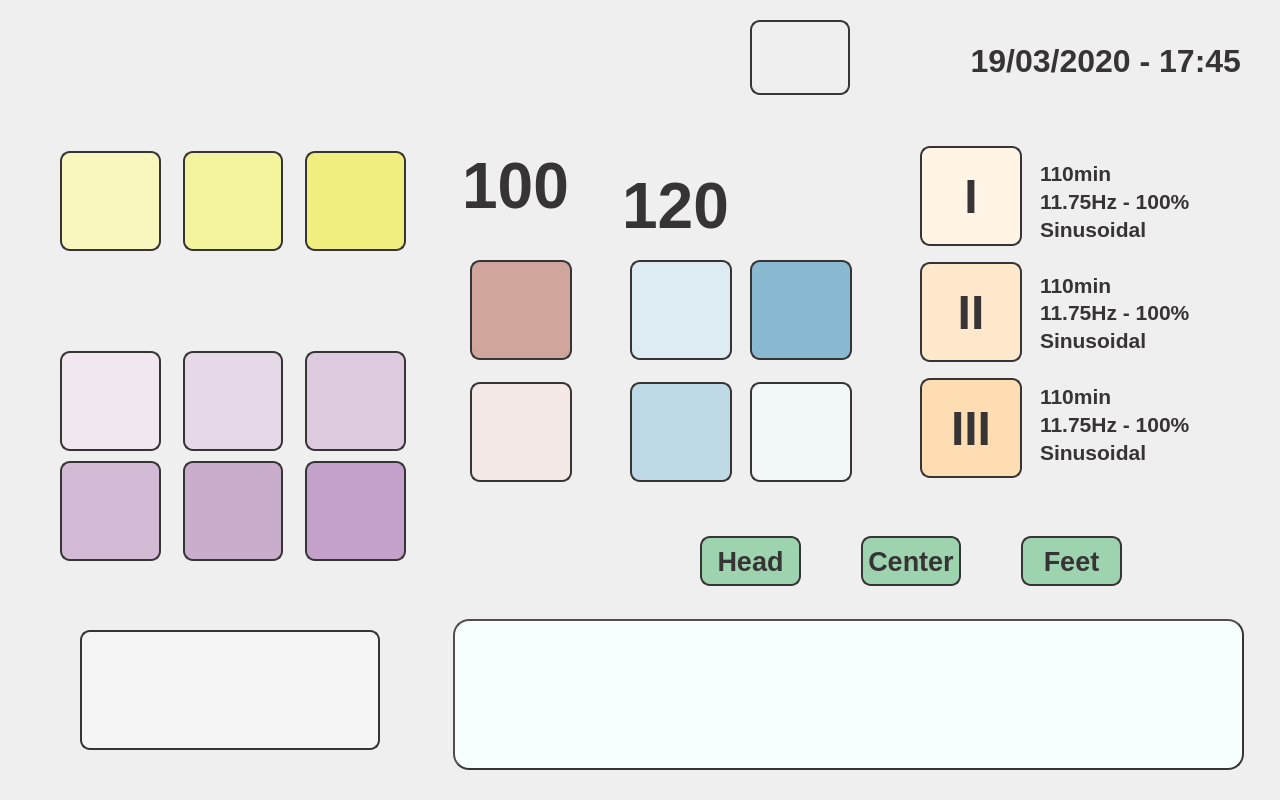
<?xml version="1.0" encoding="UTF-8"?>
<ui version="4.0">
 <class>Dialog</class>
 <widget class="QDialog" name="Dialog">
  <property name="geometry">
   <rect>
    <x>0</x>
    <y>0</y>
    <width>1280</width>
    <height>800</height>
   </rect>
  </property>
  <property name="windowTitle">
   <string>Dialog</string>
  </property>
  <property name="styleSheet">
   <string notr="true">QDialog {
background-image: url(:/background/resources/Background2a.png);
}</string>
  </property>
  <widget class="QWidget" name="layoutWidget">
   <property name="geometry">
    <rect>
     <x>60</x>
     <y>350</y>
     <width>346</width>
     <height>102</height>
    </rect>
   </property>
   <layout class="QHBoxLayout" name="horizontalLayout_2">
    <property name="spacing">
     <number>22</number>
    </property>
    <item>
     <widget class="QPushButton" name="freq1Button">
      <property name="minimumSize">
       <size>
        <width>100</width>
        <height>100</height>
       </size>
      </property>
      <property name="styleSheet">
       <string notr="true">background-image: url(:/frequencies/resources/7_83Hz.png);
background-color: rgb(240, 231, 240);
border-radius: 10px;
border:2px solid rgb(55, 52, 53);</string>
      </property>
      <property name="text">
       <string/>
      </property>
     </widget>
    </item>
    <item>
     <widget class="QPushButton" name="freq2Button">
      <property name="minimumSize">
       <size>
        <width>100</width>
        <height>100</height>
       </size>
      </property>
      <property name="styleSheet">
       <string notr="true">background-image: url(:/frequencies/resources/11_79Hz.png);
background-color: rgb(230, 217, 231);
border-radius: 10px;
border:2px solid rgb(55, 52, 53);</string>
      </property>
      <property name="text">
       <string/>
      </property>
     </widget>
    </item>
    <item>
     <widget class="QPushButton" name="freq3Button">
      <property name="minimumSize">
       <size>
        <width>100</width>
        <height>100</height>
       </size>
      </property>
      <property name="styleSheet">
       <string notr="true">background-image: url(:/frequencies/resources/16_67Hz.png);
background-color: rgb(221, 202, 222);
border-radius: 10px;
border:2px solid rgb(55, 52, 53);</string>
      </property>
      <property name="text">
       <string/>
      </property>
     </widget>
    </item>
   </layout>
  </widget>
  <widget class="QWidget" name="layoutWidget_2">
   <property name="geometry">
    <rect>
     <x>60</x>
     <y>460</y>
     <width>346</width>
     <height>102</height>
    </rect>
   </property>
   <layout class="QHBoxLayout" name="horizontalLayout_3">
    <property name="spacing">
     <number>22</number>
    </property>
    <item>
     <widget class="QPushButton" name="freq4Button">
      <property name="minimumSize">
       <size>
        <width>100</width>
        <height>100</height>
       </size>
      </property>
      <property name="styleSheet">
       <string notr="true">background-image: url(:/frequencies/resources/23_58Hz.png);
background-color: rgb(211, 187, 213);
border-radius: 10px;
border:2px solid rgb(55, 52, 53);</string>
      </property>
      <property name="text">
       <string/>
      </property>
     </widget>
    </item>
    <item>
     <widget class="QPushButton" name="freq5Button">
      <property name="minimumSize">
       <size>
        <width>100</width>
        <height>100</height>
       </size>
      </property>
      <property name="styleSheet">
       <string notr="true">background-image: url(:/frequencies/resources/30_80Hz.png);
background-color: rgb(202, 173, 204);
border-radius: 10px;
border:2px solid rgb(55, 52, 53);</string>
      </property>
      <property name="text">
       <string/>
      </property>
     </widget>
    </item>
    <item>
     <widget class="QPushButton" name="freq6Button">
      <property name="minimumSize">
       <size>
        <width>100</width>
        <height>100</height>
       </size>
      </property>
      <property name="styleSheet">
       <string notr="true">background-image: url(:/frequencies/resources/62_64Hz.png);
background-color: rgb(196, 161, 203);
border-radius: 10px;
border:2px solid rgb(55, 52, 53);</string>
      </property>
      <property name="text">
       <string/>
      </property>
     </widget>
    </item>
   </layout>
  </widget>
  <widget class="QWidget" name="layoutWidget_3">
   <property name="geometry">
    <rect>
     <x>630</x>
     <y>260</y>
     <width>102</width>
     <height>224</height>
    </rect>
   </property>
   <layout class="QVBoxLayout" name="verticalLayout_2">
    <property name="spacing">
     <number>22</number>
    </property>
    <item>
     <widget class="QPushButton" name="min30Button">
      <property name="minimumSize">
       <size>
        <width>100</width>
        <height>100</height>
       </size>
      </property>
      <property name="styleSheet">
       <string notr="true">background-image: url(:/buttons/resources/30min.png);
background-color: rgb(221, 235, 242);
border-radius: 10px;
border:2px solid rgb(55, 52, 53);</string>
      </property>
      <property name="text">
       <string/>
      </property>
     </widget>
    </item>
    <item>
     <widget class="QPushButton" name="min45Button">
      <property name="minimumSize">
       <size>
        <width>100</width>
        <height>100</height>
       </size>
      </property>
      <property name="styleSheet">
       <string notr="true">background-image: url(:/buttons/resources/40min.png);
background-color: rgb(191, 218, 231);
border-radius: 10px;
border:2px solid rgb(55, 52, 53);</string>
      </property>
      <property name="text">
       <string/>
      </property>
     </widget>
    </item>
   </layout>
  </widget>
  <widget class="QWidget" name="layoutWidget_4">
   <property name="geometry">
    <rect>
     <x>750</x>
     <y>260</y>
     <width>102</width>
     <height>224</height>
    </rect>
   </property>
   <layout class="QVBoxLayout" name="verticalLayout_3">
    <property name="spacing">
     <number>22</number>
    </property>
    <item>
     <widget class="QPushButton" name="timeUpButton">
      <property name="minimumSize">
       <size>
        <width>100</width>
        <height>100</height>
       </size>
      </property>
      <property name="styleSheet">
       <string notr="true">background-image: url(:/buttons/resources/Arriba.png);
background-color: rgb(138, 186, 210);
border-radius: 10px;
border:2px solid rgb(55, 52, 53);</string>
      </property>
      <property name="text">
       <string/>
      </property>
     </widget>
    </item>
    <item>
     <widget class="QPushButton" name="timeDwnButton">
      <property name="minimumSize">
       <size>
        <width>100</width>
        <height>100</height>
       </size>
      </property>
      <property name="styleSheet">
       <string notr="true">background-image: url(:/buttons/resources/Abajo.png);
background-color: rgb(242, 248, 250);
border-radius: 10px;
border:2px solid rgb(55, 52, 53);</string>
      </property>
      <property name="text">
       <string/>
      </property>
     </widget>
    </item>
   </layout>
  </widget>
  <widget class="QPushButton" name="startButton">
   <property name="geometry">
    <rect>
     <x>80</x>
     <y>630</y>
     <width>300</width>
     <height>120</height>
    </rect>
   </property>
   <property name="minimumSize">
    <size>
     <width>100</width>
     <height>100</height>
    </size>
   </property>
   <property name="styleSheet">
    <string notr="true">background-image: url(:/buttons/resources/Play.png);
background-color: rgb(245, 245, 245);
border-radius: 10px;
border:2px solid rgb(55, 52, 53);</string>
   </property>
   <property name="text">
    <string/>
   </property>
  </widget>
  <widget class="QWidget" name="layoutWidget">
   <property name="geometry">
    <rect>
     <x>60</x>
     <y>150</y>
     <width>346</width>
     <height>102</height>
    </rect>
   </property>
   <layout class="QHBoxLayout" name="horizontalLayout">
    <property name="spacing">
     <number>22</number>
    </property>
    <item>
     <widget class="QPushButton" name="triangularButton">
      <property name="minimumSize">
       <size>
        <width>100</width>
        <height>100</height>
       </size>
      </property>
      <property name="styleSheet">
       <string notr="true">background-image: url(:/buttons/resources/Triangular.png);
background-color: rgb(248, 247, 190);
border-radius: 10px;
border:2px solid rgb(55, 52, 53);</string>
      </property>
      <property name="text">
       <string/>
      </property>
     </widget>
    </item>
    <item>
     <widget class="QPushButton" name="squareButton">
      <property name="minimumSize">
       <size>
        <width>100</width>
        <height>100</height>
       </size>
      </property>
      <property name="styleSheet">
       <string notr="true">background-image: url(:/buttons/resources/Cuadrada.png);
background-color: rgb(244, 243, 158);
border-radius: 10px;
border:2px solid rgb(55, 52, 53);</string>
      </property>
      <property name="text">
       <string/>
      </property>
     </widget>
    </item>
    <item>
     <widget class="QPushButton" name="sinusoidalButton">
      <property name="minimumSize">
       <size>
        <width>100</width>
        <height>100</height>
       </size>
      </property>
      <property name="styleSheet">
       <string notr="true">background-image: url(:/buttons/resources/Sinus.png);
background-color: rgb(240, 238, 126);
border-radius: 10px;
border:2px solid rgb(55, 52, 53);</string>
      </property>
      <property name="text">
       <string/>
      </property>
     </widget>
    </item>
   </layout>
  </widget>
  <widget class="QWidget" name="layoutWidget">
   <property name="geometry">
    <rect>
     <x>470</x>
     <y>260</y>
     <width>102</width>
     <height>224</height>
    </rect>
   </property>
   <layout class="QVBoxLayout" name="verticalLayout">
    <property name="spacing">
     <number>22</number>
    </property>
    <item>
     <widget class="QPushButton" name="powerUpButton">
      <property name="minimumSize">
       <size>
        <width>100</width>
        <height>100</height>
       </size>
      </property>
      <property name="styleSheet">
       <string notr="true">background-image: url(:/buttons/resources/Arriba.png);
background-color: rgb(208, 165, 156);
border-radius: 10px;
border:2px solid rgb(55, 52, 53);</string>
      </property>
      <property name="text">
       <string/>
      </property>
     </widget>
    </item>
    <item>
     <widget class="QPushButton" name="powerDwnButton">
      <property name="minimumSize">
       <size>
        <width>100</width>
        <height>100</height>
       </size>
      </property>
      <property name="styleSheet">
       <string notr="true">background-image: url(:/buttons/resources/Abajo.png);
background-color: rgb(244, 233, 231);
border-radius: 10px;
border:2px solid rgb(55, 52, 53);</string>
      </property>
      <property name="text">
       <string/>
      </property>
     </widget>
    </item>
   </layout>
  </widget>
  <widget class="QWidget" name="layoutWidget">
   <property name="geometry">
    <rect>
     <x>920</x>
     <y>140</y>
     <width>102</width>
     <height>346</height>
    </rect>
   </property>
   <layout class="QVBoxLayout" name="verticalLayout_4">
    <property name="spacing">
     <number>10</number>
    </property>
    <item>
     <widget class="QPushButton" name="mem1Button">
      <property name="minimumSize">
       <size>
        <width>100</width>
        <height>100</height>
       </size>
      </property>
      <property name="font">
       <font>
        <family>Liberation Sans</family>
        <pointsize>36</pointsize>
        <weight>75</weight>
        <bold>true</bold>
       </font>
      </property>
      <property name="focusPolicy">
       <enum>Qt::NoFocus</enum>
      </property>
      <property name="styleSheet">
       <string notr="true">color: rgb(55, 52, 53);
background-color: rgb(255, 244, 230);
border-radius: 10px;
border:2px solid rgb(55, 52, 53);</string>
      </property>
      <property name="text">
       <string>I</string>
      </property>
     </widget>
    </item>
    <item>
     <widget class="QPushButton" name="mem2Button">
      <property name="minimumSize">
       <size>
        <width>100</width>
        <height>100</height>
       </size>
      </property>
      <property name="font">
       <font>
        <family>Liberation Sans</family>
        <pointsize>36</pointsize>
        <weight>75</weight>
        <bold>true</bold>
       </font>
      </property>
      <property name="focusPolicy">
       <enum>Qt::NoFocus</enum>
      </property>
      <property name="styleSheet">
       <string notr="true">color: rgb(55, 52, 53);
background-color: rgb(255, 232, 204);
border-radius: 10px;
border:2px solid rgb(55, 52, 53);</string>
      </property>
      <property name="text">
       <string>II</string>
      </property>
     </widget>
    </item>
    <item>
     <widget class="QPushButton" name="mem3Button">
      <property name="minimumSize">
       <size>
        <width>100</width>
        <height>100</height>
       </size>
      </property>
      <property name="font">
       <font>
        <family>Liberation Sans</family>
        <pointsize>36</pointsize>
        <weight>75</weight>
        <bold>true</bold>
       </font>
      </property>
      <property name="focusPolicy">
       <enum>Qt::NoFocus</enum>
      </property>
      <property name="styleSheet">
       <string notr="true">color: rgb(55, 52, 53);
background-color: rgb(255, 221, 179);
border-radius: 10px;
border:2px solid rgb(55, 52, 53);</string>
      </property>
      <property name="text">
       <string>III</string>
      </property>
     </widget>
    </item>
   </layout>
  </widget>
  <widget class="QWidget" name="layoutWidget">
   <property name="geometry">
    <rect>
     <x>1040</x>
     <y>160</y>
     <width>171</width>
     <height>305</height>
    </rect>
   </property>
   <layout class="QVBoxLayout" name="verticalLayout_8">
    <property name="spacing">
     <number>30</number>
    </property>
    <item>
     <layout class="QVBoxLayout" name="verticalLayout_5">
      <property name="spacing">
       <number>2</number>
      </property>
      <item>
       <widget class="QLabel" name="mem11Label">
        <property name="font">
         <font>
          <family>Liberation Sans</family>
          <pointsize>16</pointsize>
          <weight>75</weight>
          <bold>true</bold>
         </font>
        </property>
        <property name="styleSheet">
         <string notr="true">color: rgb(55, 52, 53);</string>
        </property>
        <property name="text">
         <string>110min</string>
        </property>
       </widget>
      </item>
      <item>
       <widget class="QLabel" name="mem12Label">
        <property name="font">
         <font>
          <family>Liberation Sans</family>
          <pointsize>16</pointsize>
          <weight>75</weight>
          <bold>true</bold>
         </font>
        </property>
        <property name="styleSheet">
         <string notr="true">color: rgb(55, 52, 53);</string>
        </property>
        <property name="text">
         <string>11.75Hz - 100%</string>
        </property>
       </widget>
      </item>
      <item>
       <widget class="QLabel" name="mem13Label">
        <property name="font">
         <font>
          <family>Liberation Sans</family>
          <pointsize>16</pointsize>
          <weight>75</weight>
          <bold>true</bold>
         </font>
        </property>
        <property name="styleSheet">
         <string notr="true">color: rgb(55, 52, 53);</string>
        </property>
        <property name="text">
         <string>Sinusoidal</string>
        </property>
       </widget>
      </item>
     </layout>
    </item>
    <item>
     <layout class="QVBoxLayout" name="verticalLayout_6">
      <property name="spacing">
       <number>2</number>
      </property>
      <item>
       <widget class="QLabel" name="mem21Label">
        <property name="font">
         <font>
          <family>Liberation Sans</family>
          <pointsize>16</pointsize>
          <weight>75</weight>
          <bold>true</bold>
         </font>
        </property>
        <property name="styleSheet">
         <string notr="true">color: rgb(55, 52, 53);</string>
        </property>
        <property name="text">
         <string>110min</string>
        </property>
       </widget>
      </item>
      <item>
       <widget class="QLabel" name="mem22Label">
        <property name="font">
         <font>
          <family>Liberation Sans</family>
          <pointsize>16</pointsize>
          <weight>75</weight>
          <bold>true</bold>
         </font>
        </property>
        <property name="styleSheet">
         <string notr="true">color: rgb(55, 52, 53);</string>
        </property>
        <property name="text">
         <string>11.75Hz - 100%</string>
        </property>
       </widget>
      </item>
      <item>
       <widget class="QLabel" name="mem23Label">
        <property name="font">
         <font>
          <family>Liberation Sans</family>
          <pointsize>16</pointsize>
          <weight>75</weight>
          <bold>true</bold>
         </font>
        </property>
        <property name="styleSheet">
         <string notr="true">color: rgb(55, 52, 53);</string>
        </property>
        <property name="text">
         <string>Sinusoidal</string>
        </property>
       </widget>
      </item>
     </layout>
    </item>
    <item>
     <layout class="QVBoxLayout" name="verticalLayout_7">
      <property name="spacing">
       <number>2</number>
      </property>
      <item>
       <widget class="QLabel" name="mem31Label">
        <property name="font">
         <font>
          <family>Liberation Sans</family>
          <pointsize>16</pointsize>
          <weight>75</weight>
          <bold>true</bold>
         </font>
        </property>
        <property name="styleSheet">
         <string notr="true">color: rgb(55, 52, 53);</string>
        </property>
        <property name="text">
         <string>110min</string>
        </property>
       </widget>
      </item>
      <item>
       <widget class="QLabel" name="mem32Label">
        <property name="font">
         <font>
          <family>Liberation Sans</family>
          <pointsize>16</pointsize>
          <weight>75</weight>
          <bold>true</bold>
         </font>
        </property>
        <property name="styleSheet">
         <string notr="true">color: rgb(55, 52, 53);</string>
        </property>
        <property name="text">
         <string>11.75Hz - 100%</string>
        </property>
       </widget>
      </item>
      <item>
       <widget class="QLabel" name="mem33Label">
        <property name="font">
         <font>
          <family>Liberation Sans</family>
          <pointsize>16</pointsize>
          <weight>75</weight>
          <bold>true</bold>
         </font>
        </property>
        <property name="styleSheet">
         <string notr="true">color: rgb(55, 52, 53);</string>
        </property>
        <property name="text">
         <string>Sinusoidal</string>
        </property>
       </widget>
      </item>
     </layout>
    </item>
   </layout>
  </widget>
  <widget class="QWidget" name="layoutWidget">
   <property name="geometry">
    <rect>
     <x>700</x>
     <y>510</y>
     <width>422</width>
     <height>102</height>
    </rect>
   </property>
   <layout class="QHBoxLayout" name="horizontalLayout_4">
    <property name="spacing">
     <number>60</number>
    </property>
    <item>
     <widget class="QPushButton" name="ch1Button">
      <property name="minimumSize">
       <size>
        <width>100</width>
        <height>50</height>
       </size>
      </property>
      <property name="font">
       <font>
        <family>Liberation Sans</family>
        <pointsize>20</pointsize>
        <weight>75</weight>
        <bold>true</bold>
       </font>
      </property>
      <property name="focusPolicy">
       <enum>Qt::NoFocus</enum>
      </property>
      <property name="styleSheet">
       <string notr="true">color: rgb(55, 52, 53);
background-color: rgb(157, 211, 175);
border-radius: 10px;
border:2px solid rgb(55, 52, 53);</string>
      </property>
      <property name="text">
       <string>Head</string>
      </property>
     </widget>
    </item>
    <item>
     <widget class="QPushButton" name="ch2Button">
      <property name="minimumSize">
       <size>
        <width>100</width>
        <height>50</height>
       </size>
      </property>
      <property name="font">
       <font>
        <family>Liberation Sans</family>
        <pointsize>20</pointsize>
        <weight>75</weight>
        <bold>true</bold>
       </font>
      </property>
      <property name="focusPolicy">
       <enum>Qt::NoFocus</enum>
      </property>
      <property name="styleSheet">
       <string notr="true">color: rgb(55, 52, 53);
background-color: rgb(157, 211, 175);
border-radius: 10px;
border:2px solid rgb(55, 52, 53);</string>
      </property>
      <property name="text">
       <string>Center</string>
      </property>
     </widget>
    </item>
    <item>
     <widget class="QPushButton" name="ch3Button">
      <property name="minimumSize">
       <size>
        <width>100</width>
        <height>50</height>
       </size>
      </property>
      <property name="font">
       <font>
        <family>Liberation Sans</family>
        <pointsize>20</pointsize>
        <weight>75</weight>
        <bold>true</bold>
       </font>
      </property>
      <property name="focusPolicy">
       <enum>Qt::NoFocus</enum>
      </property>
      <property name="styleSheet">
       <string notr="true">color: rgb(55, 52, 53);
background-color: rgb(157, 211, 175);
border-radius: 10px;
border:2px solid rgb(55, 52, 53);</string>
      </property>
      <property name="text">
       <string>Feet</string>
      </property>
     </widget>
    </item>
   </layout>
  </widget>
  <widget class="QLabel" name="minutesLabel">
   <property name="geometry">
    <rect>
     <x>620</x>
     <y>170</y>
     <width>111</width>
     <height>61</height>
    </rect>
   </property>
   <property name="font">
    <font>
     <family>Liberation Sans</family>
     <pointsize>48</pointsize>
     <weight>75</weight>
     <bold>true</bold>
    </font>
   </property>
   <property name="styleSheet">
    <string notr="true">color: rgb(55, 52, 53);</string>
   </property>
   <property name="text">
    <string>120</string>
   </property>
   <property name="alignment">
    <set>Qt::AlignHCenter|Qt::AlignTop</set>
   </property>
  </widget>
  <widget class="QLabel" name="powerLabel">
   <property name="geometry">
    <rect>
     <x>460</x>
     <y>150</y>
     <width>111</width>
     <height>61</height>
    </rect>
   </property>
   <property name="font">
    <font>
     <family>Liberation Sans</family>
     <pointsize>48</pointsize>
     <weight>75</weight>
     <bold>true</bold>
    </font>
   </property>
   <property name="styleSheet">
    <string notr="true">color: rgb(55, 52, 53);</string>
   </property>
   <property name="text">
    <string>100</string>
   </property>
   <property name="alignment">
    <set>Qt::AlignHCenter|Qt::AlignTop</set>
   </property>
  </widget>
  <widget class="QLabel" name="date_timeLabel">
   <property name="geometry">
    <rect>
     <x>910</x>
     <y>40</y>
     <width>331</width>
     <height>41</height>
    </rect>
   </property>
   <property name="font">
    <font>
     <family>Liberation Sans</family>
     <pointsize>24</pointsize>
     <weight>75</weight>
     <bold>true</bold>
    </font>
   </property>
   <property name="styleSheet">
    <string notr="true">color: rgb(55, 52, 53);</string>
   </property>
   <property name="text">
    <string>19/03/2020 - 17:45</string>
   </property>
   <property name="alignment">
    <set>Qt::AlignRight|Qt::AlignTrailing|Qt::AlignVCenter</set>
   </property>
  </widget>
  <widget class="QTextEdit" name="textEdit">
   <property name="geometry">
    <rect>
     <x>453</x>
     <y>619</y>
     <width>791</width>
     <height>151</height>
    </rect>
   </property>
   <property name="styleSheet">
    <string notr="true">border:2px outset;
background-color: rgb(246, 255, 254);
border-radius: 16px;
color: rgb(0, 0, 127);
border-color: rgb(55, 52, 53);</string>
   </property>
  </widget>
  <widget class="QPushButton" name="diagButton">
   <property name="geometry">
    <rect>
     <x>90</x>
     <y>30</y>
     <width>141</width>
     <height>41</height>
    </rect>
   </property>
   <property name="styleSheet">
    <string notr="true">background-color: rgba(255, 255, 255, 0);
border: 0px</string>
   </property>
   <property name="text">
    <string/>
   </property>
  </widget>
  <widget class="QPushButton" name="wifiButton">
   <property name="geometry">
    <rect>
     <x>750</x>
     <y>20</y>
     <width>100</width>
     <height>75</height>
    </rect>
   </property>
   <property name="minimumSize">
    <size>
     <width>100</width>
     <height>75</height>
    </size>
   </property>
   <property name="font">
    <font>
     <family>Liberation Sans</family>
     <pointsize>20</pointsize>
     <weight>75</weight>
     <bold>true</bold>
    </font>
   </property>
   <property name="focusPolicy">
    <enum>Qt::NoFocus</enum>
   </property>
   <property name="styleSheet">
    <string notr="true">color: rgb(55, 52, 53);
border-radius: 10px;
border:2px solid rgb(55, 52, 53);</string>
   </property>
   <property name="text">
    <string/>
   </property>
   <property name="icon">
    <iconset resource="stretcher3_res.qrc">
     <normaloff>:/buttons/resources/wifi-symbol_disa.png</normaloff>:/buttons/resources/wifi-symbol_disa.png</iconset>
   </property>
   <property name="iconSize">
    <size>
     <width>75</width>
     <height>75</height>
    </size>
   </property>
  </widget>
 </widget>
 <resources>
  <include location="stretcher3_res.qrc"/>
 </resources>
 <connections/>
</ui>
